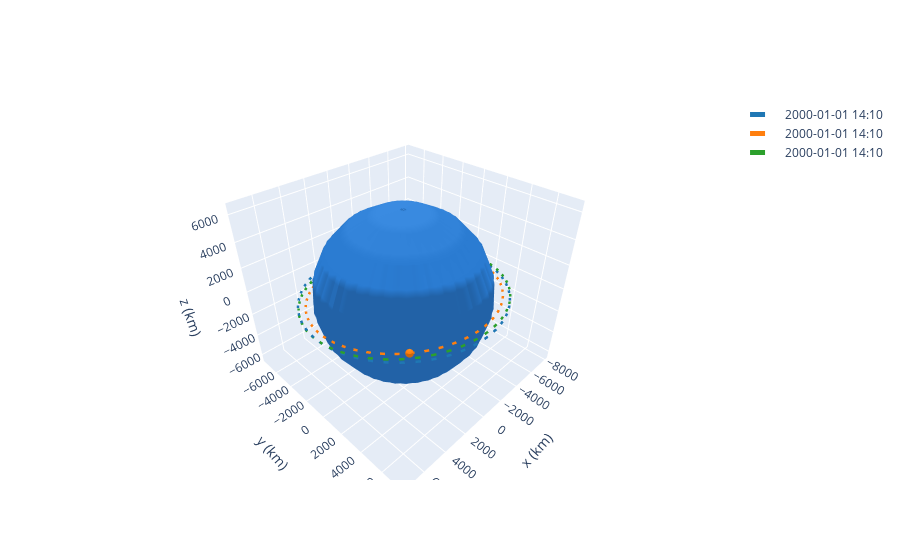

The notebook cell this image was saved under:
### Code cell
import CustomManeuvres
raan_change = CustomManeuvres.simple_raan_change(otv, deb_2)

# Get the transfer time of the hoh_phas
transfer_time = raan_change.get_total_time()

# Propagate all debris to the end of the transfer
deb_1 = deb_1.propagate(transfer_time)
deb_2 = deb_2.propagate(transfer_time)

# Apply the maneuver to the otv
otv = otv.apply_maneuver(raan_change)

print('otv inc', otv.inc << u.deg)
print('deb_2 inc', deb_2.inc)

# PRINTOUT
print('DV USED: ', raan_change.get_total_cost())
print('DT USED: ', raan_change.get_total_time())
print('COMBINED DV USED: ', raan_change.get_total_cost() + inc_change.get_total_cost() )

# Plot the results
frame = OrbitPlotter3D()
frame.plot(deb_1)
frame.plot(deb_2)
frame.plot(otv)

### Figure 1 — Plotly figure (JSON) as saved in the notebook; plotly's stock layout.template omitted (floating-point values rounded to 4 significant figures; data arrays with more than 128 entries replaced by an {"elided": "..."} marker saying what was removed)
{"data": [{"cauto": false, "cmax": 1, "cmin": 1, "colorscale": [[0, "#2a7bd1"], [1, "#2a7bd1"]], "name": "Earth", "showscale": false, "type": "surface", "x": {"elided": "20x20 float values"}, "y": {"elided": "20x20 float values"}, "z": {"elided": "20x20 float values"}}, {"line": {"color": "rgb(31, 119, 180)", "dash": "dash", "width": 5}, "mode": "lines", "name": "2000-01-01 14:10", "type": "scatter3d", "x": {"elided": "150 float values"}, "y": {"elided": "150 float values"}, "z": {"elided": "150 float values"}}, {"cauto": false, "cmax": 1, "cmin": 1, "colorscale": [[0, "rgb(31, 119, 180)"], [1, "rgb(31, 119, 180)"]], "name": "2000-01-01 14:10", "showscale": false, "type": "surface", "x": {"elided": "20x20 float values"}, "y": {"elided": "20x20 float values"}, "z": {"elided": "20x20 float values"}}, {"cauto": false, "cmax": 1, "cmin": 1, "colorscale": [[0, "#2a7bd1"], [1, "#2a7bd1"]], "name": "Earth", "showscale": false, "type": "surface", "x": {"elided": "20x20 float values"}, "y": {"elided": "20x20 float values"}, "z": {"elided": "20x20 float values"}}, {"cauto": false, "cmax": 1, "cmin": 1, "colorscale": [[0, "#2a7bd1"], [1, "#2a7bd1"]], "name": "Earth", "showscale": false, "type": "surface", "x": {"elided": "20x20 float values"}, "y": {"elided": "20x20 float values"}, "z": {"elided": "20x20 float values"}}, {"line": {"color": "rgb(255, 127, 14)", "dash": "dash", "width": 5}, "mode": "lines", "name": "2000-01-01 14:10", "type": "scatter3d", "x": {"elided": "150 float values"}, "y": {"elided": "150 float values"}, "z": {"elided": "150 float values"}}, {"cauto": false, "cmax": 1, "cmin": 1, "colorscale": [[0, "rgb(255, 127, 14)"], [1, "rgb(255, 127, 14)"]], "name": "2000-01-01 14:10", "showscale": false, "type": "surface", "x": {"elided": "20x20 float values"}, "y": {"elided": "20x20 float values"}, "z": {"elided": "20x20 float values"}}, {"cauto": false, "cmax": 1, "cmin": 1, "colorscale": [[0, "#2a7bd1"], [1, "#2a7bd1"]], "name": "Earth", "showscale": false, "type": "surface", "x": {"elided": "20x20 float values"}, "y": {"elided": "20x20 float values"}, "z": {"elided": "20x20 float values"}}, {"cauto": false, "cmax": 1, "cmin": 1, "colorscale": [[0, "#2a7bd1"], [1, "#2a7bd1"]], "name": "Earth", "showscale": false, "type": "surface", "x": {"elided": "20x20 float values"}, "y": {"elided": "20x20 float values"}, "z": {"elided": "20x20 float values"}}, {"line": {"color": "rgb(44, 160, 44)", "dash": "dash", "width": 5}, "mode": "lines", "name": "2000-01-01 14:10", "type": "scatter3d", "x": {"elided": "150 float values"}, "y": {"elided": "150 float values"}, "z": {"elided": "150 float values"}}, {"cauto": false, "cmax": 1, "cmin": 1, "colorscale": [[0, "rgb(44, 160, 44)"], [1, "rgb(44, 160, 44)"]], "name": "2000-01-01 14:10", "showscale": false, "type": "surface", "x": {"elided": "20x20 float values"}, "y": {"elided": "20x20 float values"}, "z": {"elided": "20x20 float values"}}, {"cauto": false, "cmax": 1, "cmin": 1, "colorscale": [[0, "#2a7bd1"], [1, "#2a7bd1"]], "name": "Earth", "showscale": false, "type": "surface", "x": {"elided": "20x20 float values"}, "y": {"elided": "20x20 float values"}, "z": {"elided": "20x20 float values"}}], "layout": {"autosize": true, "scene": {"aspectmode": "data", "xaxis": {"title": {"text": "x (km)"}}, "yaxis": {"title": {"text": "y (km)"}}, "zaxis": {"title": {"text": "z (km)"}}}}}
